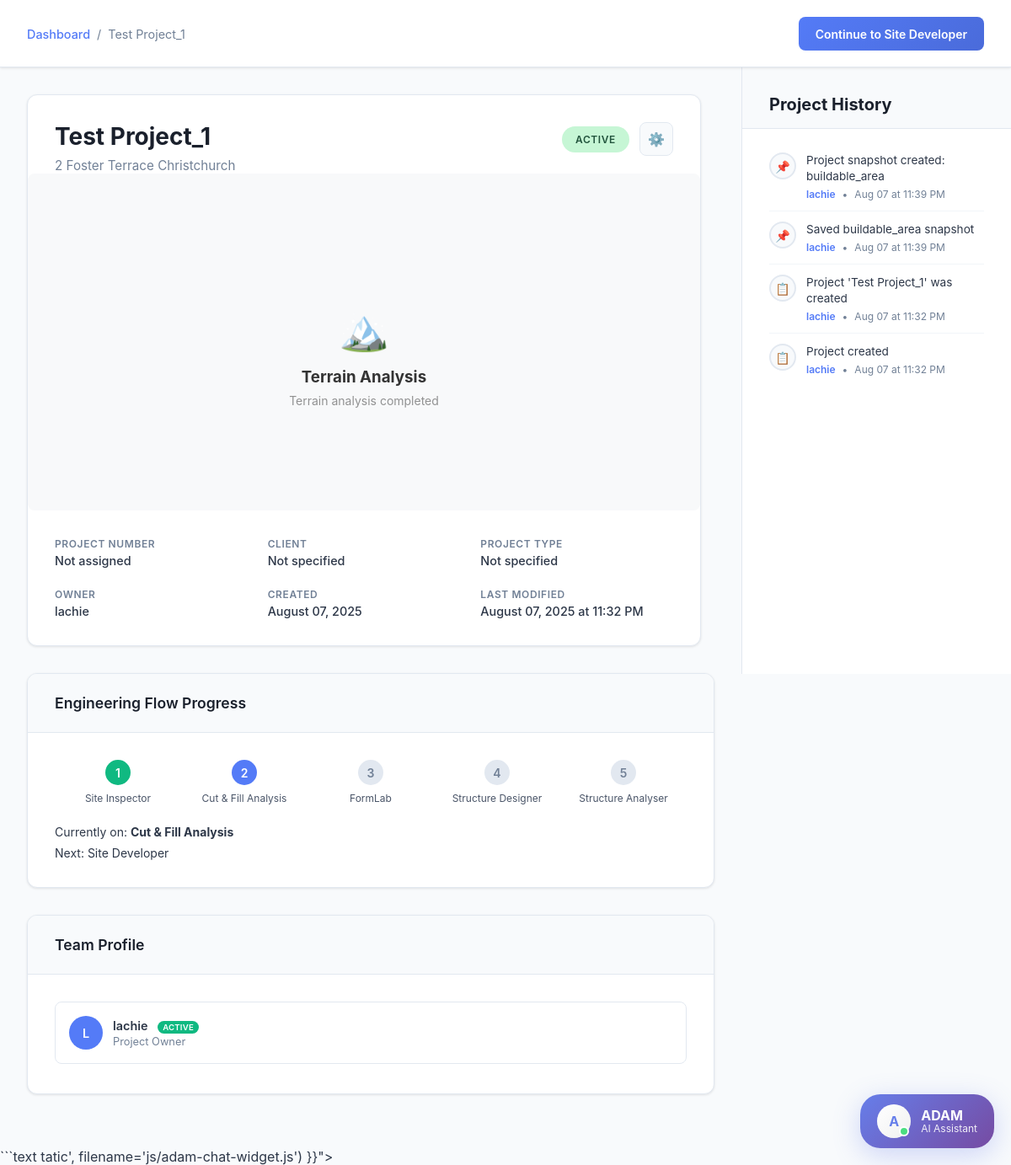
The page /project/20 (signed in) on the database its author committed.
### tables this page shows
CREATE TABLE projects (
                        id INTEGER PRIMARY KEY AUTOINCREMENT,
                        name TEXT NOT NULL,
                        project_number TEXT,
                        client_name TEXT,
                        address TEXT NOT NULL,
                        site_information TEXT,
                        project_type TEXT,
                        project_units TEXT DEFAULT 'metric',
                        project_visibility TEXT DEFAULT 'private',
                        team_members TEXT,
                        status TEXT DEFAULT 'active',
                        user_id INTEGER NOT NULL,
                        created_at DATETIME DEFAULT CURRENT_TIMESTAMP,
                        updated_at DATETIME DEFAULT CURRENT_TIMESTAMP, location_lat REAL, location_lng REAL,
                        FOREIGN KEY (user_id) REFERENCES users (id)
                    );

CREATE TABLE users (
                        id INTEGER PRIMARY KEY AUTOINCREMENT,
                        username TEXT UNIQUE NOT NULL,
                        password_hash TEXT NOT NULL,
                        email TEXT,
                        created_at DATETIME DEFAULT CURRENT_TIMESTAMP,
                        last_login DATETIME
                    , role TEXT DEFAULT "member");

CREATE TABLE project_history (
                        id INTEGER PRIMARY KEY AUTOINCREMENT,
                        project_id INTEGER NOT NULL,
                        user_id INTEGER NOT NULL,
                        event_type VARCHAR(50) NOT NULL,
                        description TEXT NOT NULL,
                        created_at DATETIME DEFAULT CURRENT_TIMESTAMP,
                        FOREIGN KEY (project_id) REFERENCES projects (id),
                        FOREIGN KEY (user_id) REFERENCES users (id)
                );

### routes/project_routes.py (the view)
    def handle_project_overview(self, project_id: int):
        try:
            user_info = session.get('user')
            if not user_info:
                from flask import redirect, url_for
                return redirect(url_for('login'))
            project = self.db_manager.get_project_by_id(project_id, user_info['id'])
            if not project:
                return "Project not found", 404
            team_members = self.db_manager.get_project_team_members(project_id)
            notes = self.db_manager.get_project_notes(project_id)
            project_history = self.db_manager.get_project_history(project_id)
            project_snapshot = self.db_manager.get_project_snapshot(project_id)
            if project_snapshot:
                app_logger.info(f"Project {project_id} snapshot found: type={project_snapshot.get('snapshot_type')}, data_length={len(str(project_snapshot.get('snapshot_data', '')))}")
            else:
                app_logger.info(f"No snapshot found for project {project_id}")
            flow_step = self._determine_flow_step(project_id)
            app_logger.info(f"Project overview page requested for project ID: {project_id}")
            return render_template('project_overview.html', user=user_info, project=project, team_members=team_members, notes=notes, project_history=project_history, project_snapshot=project_snapshot, flow_step=flow_step)
        except Exception as e:
            app_logger.error(f"Failed to render project overview page: {e}")
            return "Project overview error", 500

### templates/project_overview.html (shortened to what this page needs)
<!DOCTYPE html>
<html lang="en">
<head>
    <link href='https://api.mapbox.com/mapbox-gl-js/v3.0.1/mapbox-gl.css' rel='stylesheet' />
    <link rel="stylesheet" href="{{ url_for('static', filename='css/adam-chat-widget.css') }}">
</head>
<body class="authenticated">
    <div class="fixed-header">
        <div class="header-content">
            <div class="breadcrumb">
                <a href="/dashboard">Dashboard</a>
                <span>/</span>
                <span>{{ project.name }}</span>
            </div>
            <a href="{{ flow_step.route_url }}?project={{ project.id }}" class="header-cta-btn">{{ flow_step.button_text }}</a>
        </div>
    </div>
    <div class="page-container">
        <div class="main-content">
            <div class="project-header-card" style="position: relative; overflow: hidden;">
                <div class="project-title-section" style="padding: 2rem 2rem 0 2rem;">
                    <div>
                        <h1 class="project-title">{{ project.name }}</h1>
                        <p class="project-address">{{ project.address }}</p>
                    </div>
                    <div style="display: flex; align-items: center; gap: 12px;">
                        <span class="project-status status-{{ project.status }}">{{ project.status }}</span>
                        <button class="settings-btn" onclick="openProjectSettings()" title="Project Settings">
                            ⚙️
                        </button>
                    </div>
                </div>
                <div class="snapshot-preview" id="snapshotPreview" style="height: 400px; margin: 0; position: relative; background: #f8f9fa; border-radius: 8px; overflow: hidden;">
                </div>
                <div class="project-meta-grid" style="padding: 2rem 2rem 2rem 2rem;">
                    <div class="meta-item">
                        <span class="meta-label">Project Number</span>
                        <span class="meta-value">{{ project.project_number or 'Not assigned' }}</span>
                    </div>
                    <div class="meta-item">
                        <span class="meta-label">Client</span>
                        <span class="meta-value">{{ project.client_name or 'Not specified' }}</span>
                    </div>
                    <div class="meta-item">
                        <span class="meta-label">Project Type</span>
                        <span class="meta-value">{{ project.project_type or 'Not specified' }}</span>
                    </div>
                    <div class="meta-item">
                        <span class="meta-label">Owner</span>
                        <span class="meta-value">{{ project.owner }}</span>
                    </div>
                    <div class="meta-item">
                        <span class="meta-label">Created</span>
                        <span class="meta-value">
                            {% if project.created_at %}
                                {% if project.created_at.__class__.__name__ == 'datetime' %}
                                    {{ project.created_at.strftime('%B %d, %Y') }}
                                {% else %}
                                    {{ project.created_at }}
                                {% endif %}
                            {% else %}
                                Unknown
                            {% endif %}
                        </span>
                    </div>
                    <div class="meta-item">
                        <span class="meta-label">Last Modified</span>
                        <span class="meta-value">
                            {% if project.updated_at %}
                                {% if project.updated_at.__class__.__name__ == 'datetime' %}
                                    {{ project.updated_at.strftime('%B %d, %Y at %I:%M %p') }}
                                {% else %}
                                    {{ project.updated_at }}
                                {% endif %}
                            {% else %}
                                Unknown
                            {% endif %}
                        </span>
                    </div>
                </div>
            </div>
            <div class="content-card" style="margin-bottom: 2rem;">
                <div class="card-header">
                    <h3 class="card-title">Engineering Flow Progress</h3>
                </div>
                <div class="card-content">
                    <div class="flow-progress">
                        <div class="progress-steps">
                            <div class="progress-step {{ 'completed' if flow_step.current_step > 1 else 'current' if flow_step.current_step == 1 else '' }} clickable" onclick="navigateToStep(1, {{ project.id }})">
                                <div class="step-circle">1</div>
                                <div class="step-label">Site Inspector</div>
                            </div>
                            <div class="progress-step {{ 'completed' if flow_step.current_step > 2 else 'current' if flow_step.current_step == 2 else '' }} clickable" onclick="navigateToStep(2, {{ project.id }})">
                                <div class="step-circle">2</div>
                                <div class="step-label">Cut &amp; Fill Analysis</div>
                            </div>
                            <div class="progress-step {{ 'completed' if flow_step.current_step > 3 else 'current' if flow_step.current_step == 3 else '' }} clickable" onclick="navigateToStep(3, {{ project.id }})">
                                <div class="step-circle">3</div>
                                <div class="step-label">FormLab</div>
                            </div>
                            <div class="progress-step {{ 'completed' if flow_step.current_step > 4 else 'current' if flow_step.current_step == 4 else '' }} clickable" onclick="navigateToStep(4, {{ project.id }})">
                                <div class="step-circle">4</div>
                                <div class="step-label">Structure Designer</div>
                            </div>
                            <div class="progress-step {{ 'completed' if flow_step.current_step > 5 else 'current' if flow_step.current_step == 5 else '' }} clickable" onclick="navigateToStep(5, {{ project.id }})">
                                <div class="step-circle">5</div>
                                <div class="step-label">Structure Analyser</div>
                            </div>
                        </div>
                        <div class="progress-summary">
                            <p>Currently on: <strong>{{ flow_step.step_name }}</strong></p>
                            {% if flow_step.current_step < 4 %}
                                <p>Next: {{ flow_step.next_step_name }}</p>
                            {% else %}
                                <p>Engineering flow completed! ✅</p>
                            {% endif %}
                        </div>
                    </div>
                </div>
            </div>
            <div class="content-card team-profile">
                <div class="card-header">
                    <h3 class="card-title">Team Profile</h3>
                </div>
                <div class="card-content">
                    <div class="team-member">
                        <div class="member-avatar">
                        {% if user and user.profile_picture %}
                            <img src="{{ url_for('static', filename='uploads/profile_pictures/' + user.profile_picture.split('/')[-1]) }}" alt="Profile Picture" style="width: 100%; height: 100%; object-fit: cover; border-radius: 50%;">
                        {% else %}
                            {{ project.owner[0].upper() if project.owner else 'U' }}
                        {% endif %}
                    </div>
                        <div class="member-info">
                            <div class="member-name">
                                {{ project.owner }}
                                {% if user and user.username == project.owner %}
                                    <span class="active-badge">Active</span>
                                {% endif %}
                            </div>
                            <div class="member-role">Project Owner</div>
                        </div>
                    </div>
                    {% if team_members %}
                        {% for member in team_members %}
                            <div class="team-member">
                                <div class="member-avatar">
                                    {% if member.profile_picture %}
                                        <img src="{{ url_for('static', filename='uploads/profile_pictures/' + member.profile_picture.split('/')[-1]) }}" alt="Profile Picture" style="width: 100%; height: 100%; object-fit: cover; border-radius: 50%;">
                                    {% else %}
                                        {{ member.display_name[0].upper() if member.display_name else 'U' }}
                                    {% endif %}
                                </div>
                                <div class="member-info">
                                    <div class="member-name">
                                        {{ member.display_name }}
                                        {% if user and user.id == member.id %}
                                            <span class="active-badge">Active</span>
                                        {% endif %}
                                    </div>
                                    <div class="member-role">{{ member.role or 'Team Member' }}</div>
                                </div>
                            </div>
                        {% endfor %}
                    </div>{% else %}
                            <div class="no-data">Project not shared with team members yet.</div>
                        {% endif %}
                    </div>
</div>
            </div>
        </div>
        <div class="history-sidebar">
            <div class="history-header">
                <h3 class="history-title">Project History</h3>
            </div>
            <div class="history-content">
                {% if project_history %}
                    {% for event in project_history %}
                        <div class="history-item">
                            <div class="history-icon">
                                {% if event.event_type == 'created' %}
                                    📋
                                {% elif event.event_type == 'note_added' %}
                                    📝
                                {% elif event.event_type == 'comment_added' %}
                                    💬
                                {% elif event.event_type == 'member_joined' %}
                                    👥
                                {% elif event.event_type == 'status_changed' %}
                                    🔄
                                {% else %}
                                    📌
                                {% endif %}
                            </div>
                            <div class="history-details">
                                <div class="history-description">{{ event.description }}</div>
                                <div class="history-meta">                                    <span class="history-user">{{ event.user_name }}</span>
                                    <span>•</span>
                                    <span>
                                        {% if event.created_at %}
                                            {% if event.created_at.__class__.__name__ == 'datetime' %}
                                                {{ event.created_at.strftime('%b %d at %I:%M %p') }}
                                            {% else %}
                                                {{ event.created_at }}
                                            {% endif %}
                                        {% else %}
                                            Unknown time
                                        {% endif %}
                                    </span>
                                </div>
                            </div>
                        </div>
                    {% endfor %}
                {% else %}
                    <div class="no-data">
                        <div style="font-size: 2rem; margin-bottom: 0.5rem;">📋</div>
                        <p>Project history will appear here</p>
                    </div>
                {% endif %}
            </div>
        </div>
    <script src="/static/js/core.js"></script>```text
    tatic', filename='js/adam-chat-widget.js') }}"></script>
</body>
</html>

### rows shown on the page
projects: name "Test Project_1", address "2 Foster Terrace Christchurch", status "ACTIVE", project_number "Not assigned", client_name "Not specified"
users: owner "lachie", username "L"
project_history: description "Project snapshot created: buildable_area", user_name "lachie", created_at "Aug 07 at 11:39 PM"
project_history: description "Saved buildable_area snapshot", user_name "lachie", created_at "Aug 07 at 11:39 PM"
project_history: description "Project 'Test Project_1' was created", user_name "lachie", created_at "Aug 07 at 11:32 PM"
project_history: description "Project created", user_name "lachie", created_at "Aug 07 at 11:32 PM"

### other values the page prints
{{ flow_step.button_text }} "Continue to Site Developer"
{{ project.project_type or 'Not specified' }} "Not specified"
{{ project.created_at.strftime('%B %d, %Y') }} "August 07, 2025"
{{ project.updated_at.strftime('%B %d, %Y at %I:%M %p') }} "August 07, 2025 at 11:32 PM"
{{ flow_step.step_name }} "Cut & Fill Analysis"
{{ flow_step.next_step_name }} "Site Developer"
